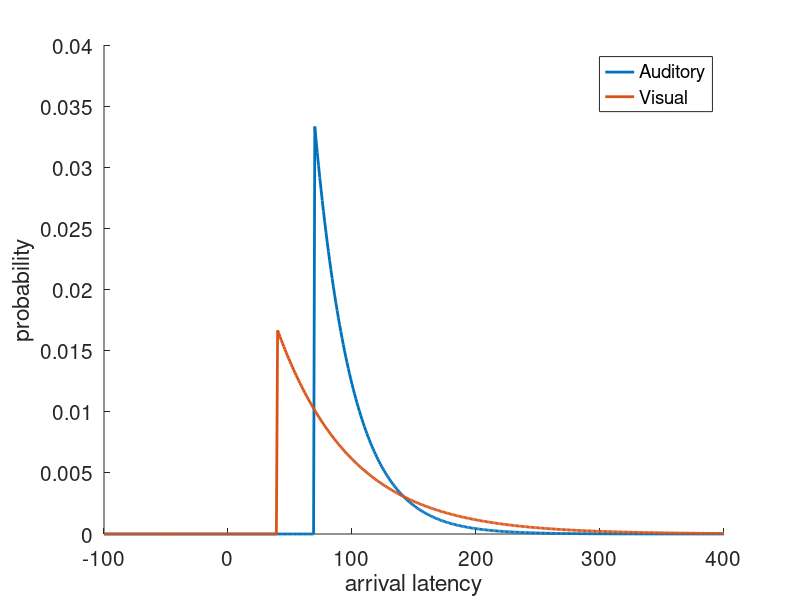
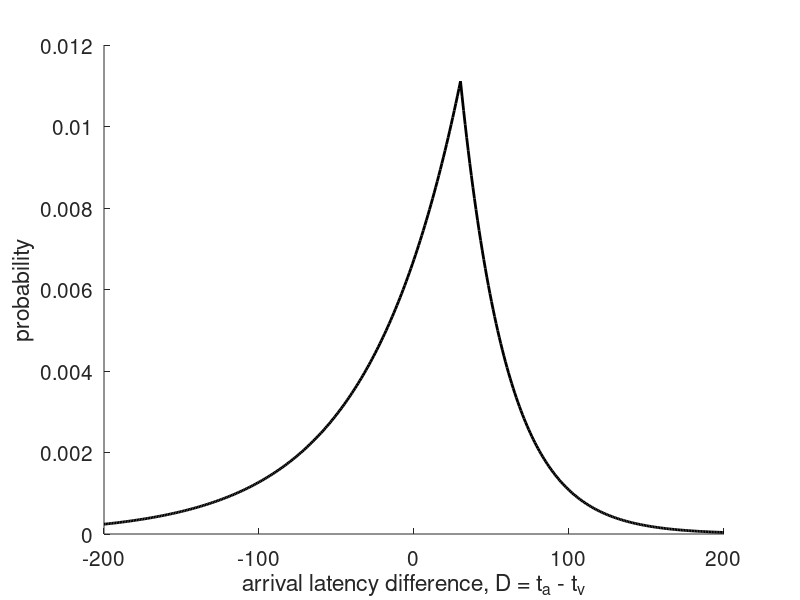
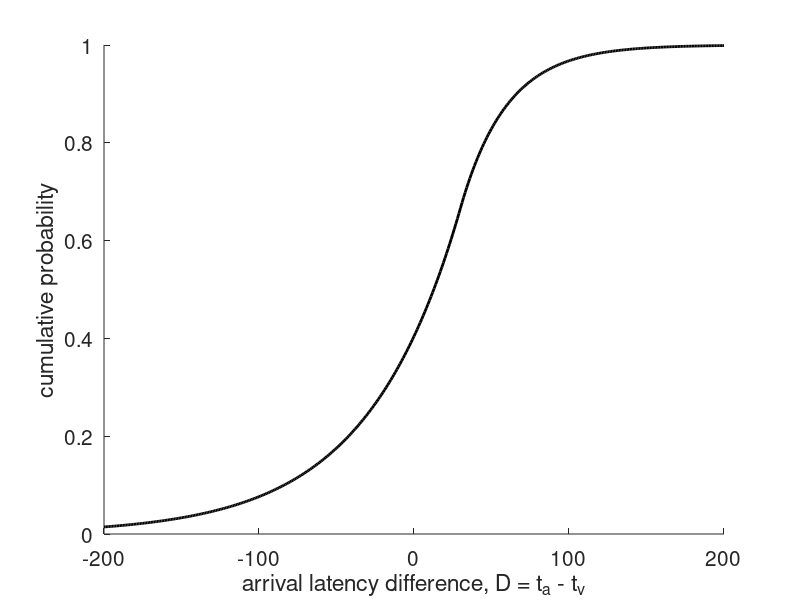

Source code (MATLAB) for these figures, in order: (Note: this script raises an error after producing the figures.)
%% exponential model fitting v1

% This script follows the exponential model in García-Pérez &
% Alcalá-Quintana (2012) to simulate a ternary TOJ task

clear all; clc; close all;

%% Equation 1, fig. 1a

% Let the arrival latencies T_v and T_a of visual and auditory
% signals be random variables with respective densities g_v and g_a given
% by the shifted exponential distributions

% x is the axis of arrival latency, where exppdf is be evaluated at each
% point.
x = [-100:400];

% SOA is delta_t, the actual/physical onset difference. SOA = s_a - s_v. We
% use vision as the reference and audition as indepdendent avriable, thus a
% minus SOA means audition-leading and a positive SOA means vision-leading.
% note that soa is a single level of soa whereas SOA is an array of soa-s.
soa = 50;

% tau is the systematic processing delay.
tau_a = 20;
tau_v = 40;

% mu is the rate parameter that defines exppdf. mu = 1/lambda.
mu_a = 30;
mu_v = 60;

% define arrival latency density function by Equation 1
g_a = exppdf(x - (soa + tau_a), mu_a);
g_v = exppdf(x - (0 + tau_v), mu_v);

% plot
figure; hold on;
plot(x, [g_a; g_v], 'LineWidth', 2);
legend({'Auditory','Visual'})
xlabel('arrival latency')
ylabel('probability')
set(gca, 'FontSize', 15)

%% Equation 2, fig. 1b

% leave only one tau, where τ = τ_a − τ_v is a processing advantage such
% that τ < 0 indicates faster auditory processing and τ > 0 indicates
% faster visual processing.
tau = tau_a - tau_v;

% define lambda
lambda_a = 1/mu_a; % e.g., 1/30
lambda_v = 1/mu_v;

% let D be the difference between these two random variables, D = T_a -
% T_v, the density distribution of D is defined as:
% if d <= SOA + tau
x = [-200:200];
x1 = x(x <= soa + tau);
d1 = lambda_a * lambda_v / (lambda_a + lambda_v) * exp(lambda_v * (x1 - soa - tau));
% if d > SOA + tau
x2 = x(x > soa + tau);
d2 = lambda_a * lambda_v / (lambda_a + lambda_v) * exp(-lambda_a * (x2 - soa - tau));

figure; hold on;
plot(x, [d1, d2], 'k', 'LineWidth', 2);
xlabel('arrival latency difference, D = t_a - t_v')
ylabel('probability')
set(gca, 'FontSize', 15)

%% Equation 3, cumulative distribution for D, F(x;soa)

% This section fixes soa and vary x. 
% define x-axis
SIGMA = [-200:200];

% the cumulative distribution for D at a specific SOA is:
for i = 1:length(SIGMA)
    sigma = SIGMA(i); % evaluate function at each level of SOA
    if sigma <= soa + tau
        p(i) =   lambda_a / (lambda_a + lambda_v) * exp(lambda_v * (sigma - soa - tau));
    else
        p(i) = 1 - lambda_v / (lambda_a + lambda_v) * exp( - lambda_a * (sigma - soa - tau));
    end
end

% plot
figure; hold on;
plot(x, p, 'k', 'LineWidth', 2);
xlabel('arrival latency difference, D = t_a - t_v')
ylabel('cumulative probability')
set(gca, 'FontSize', 15)

%% Fig 2a. Define PMF, the probability of each judgment as a function of SOA 

% In the following sections, the funcion cumulativeD.m fixes sigma and varies soa.
SOA_finer = [-300:300];

% sigma/criterion is always positive
criterion = 40; 

% probability of a-first responses are the cumulative d evaluated at a
% specific negative criterion, evaluated across each SOA; simialr for other
% two p
p_afirst = cumulativeD(SOA_finer, tau, -criterion, lambda_a, lambda_v);
p_vfirst = 1 - cumulativeD(SOA_finer, tau, criterion, lambda_a, lambda_v);
p_simul = cumulativeD(SOA_finer, tau, criterion, lambda_a, lambda_v)...
    - cumulativeD(SOA_finer, tau, -criterion, lambda_a, lambda_v);

figure; hold on;
plot(SOA_finer, [p_afirst; p_vfirst; p_simul], 'LineWidth', 2);
xlabel('arrival latency difference, D = t_a - t_v')
ylabel('cumulative probability')
legend({'A first','simultaneous', 'V first'})
set(gca, 'FontSize', 15)

%% add lapse
% if we use 1 epislon for all conditions, and define kappa as 0.5
kappa = 0.5;
epislon = 0.06; 

add_lapse = @(p1, p2, p3) (1-epislon) * p1 + epislon * kappa * p2 + epislon * kappa * p3;
p_afirst_lampse = add_lapse(p_afirst, p_vfirst, p_simul);
p_vfirst_lampse = add_lapse(p_vfirst, p_afirst, p_simul);
p_simul_lampse = add_lapse(p_simul, p_afirst, p_vfirst);

figure; hold on;
plot(SOA_finer, [p_afirst_lampse; p_vfirst_lampse; p_simul_lampse], 'LineWidth', 2);
xlabel('arrival latency difference, D = t_a - t_v')
ylabel('cumulative probability')
legend({'A first','simultaneous', 'V first'})
set(gca, 'FontSize', 15)